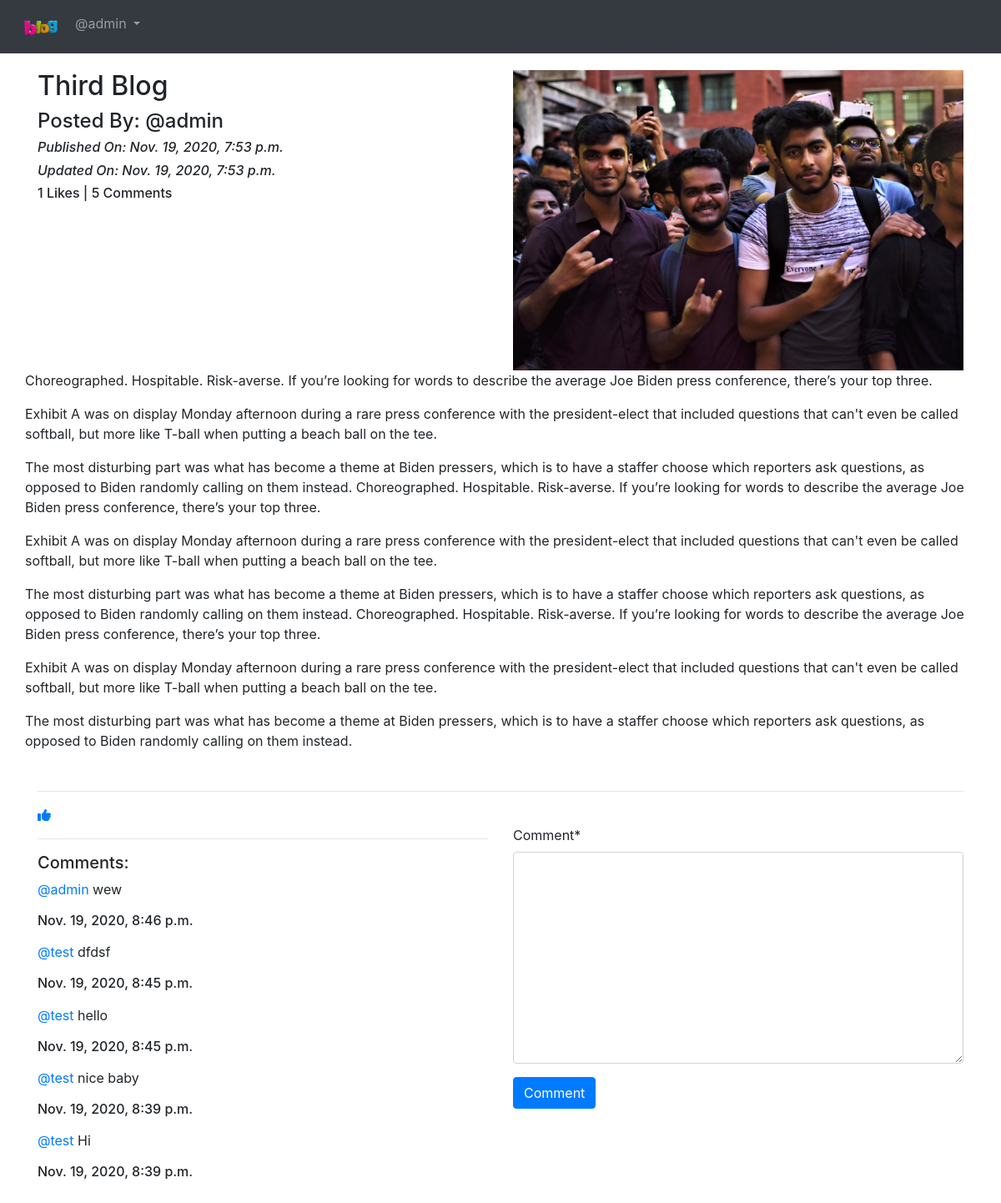
The app's page /blog/details/Third-Blog-645ad71a-c494-4ae8-a10b-9185b3ebd61b (signed in) with its own data.
### App_Blog/models.py (models this page shows, shortened)
class Blog(models.Model):
    author = models.ForeignKey(User, on_delete=models.CASCADE, related_name='post_author')
    blog_title = models.CharField(max_length = 264, verbose_name="Put a Title")
    slug = models.SlugField(max_length=264, unique=True)
    blog_content = models.TextField(verbose_name="What is on your mind?")
    blog_image = models.ImageField(upload_to='blog_images', verbose_name="Image" )
    publish_date = models.DateTimeField(auto_now_add=True)
    update_date = models.DateTimeField(auto_now=True)
    class Meta:
        ordering = ['-publish_date']

class Comment(models.Model):
    blog = models.ForeignKey(Blog, on_delete=models.CASCADE, related_name='blog_comment')
    user = models.ForeignKey(User, on_delete=models.CASCADE, related_name='user_comment')
    comment = models.TextField()
    comment_date = models.DateTimeField(auto_now_add=True)
    class Meta:
        ordering = ['-comment_date',]

### App_Blog/views.py (the view, shortened to what this page needs)
# urls.py: path('details/<slug:slug>', views.blog_details, name='blog_details'),
@login_required
def blog_details(request, slug):
    blog = Blog.objects.get(slug=slug)
    comment_form = CommentForm()
    already_liked = Likes.objects.filter(blog=blog, user=request.user)
    if already_liked:
        liked = True
    else:
        liked = False
    return render(request, 'App_Blog/blog_details.html', context={'blog':blog, 'comment_form':comment_form, 'liked':liked,})

### App_Blog/forms.py
class CommentForm(forms.ModelForm):
    class Meta:
        model = Comment
        fields = ('comment',)

### templates/App_Blog/blog_details.html (shortened to what this page needs)
{% extends 'base.html' %}
{% load crispy_forms_tags %}
{% block body_block %}
    <div class="row">
        <div class="col-sm-6">
            <h2>{{ blog.blog_title }}</h2>
            <h4>Posted By: @{{ blog.author }}</h4>
            <i><h6>Published On: {{blog.publish_date}}</h6></i>
            <i><h6>Updated On: {{blog.update_date}}</h6></i>
            <h6>{{ blog.liked_blog.count }} Likes | {{blog.blog_comment.count}} Comments</h6>
        </div>
        <div class="col-sm-6">
            <img src="/media/{{blog.blog_image}}" alt="" width="100%">
        </div>
        <p>{{blog.blog_content|linebreaks}}</p>
    </div>
        <hr>
        {% if not liked %}
            <a href="{% url 'App_Blog:liked_post' pk=blog.pk %}"><i class="fas fa-thumbs-up"></i></a>
        {% else %}
            <a href="{% url 'App_Blog:unliked_post' pk=blog.pk %}"><i class="fas fa-thumbs-down"></i></a>
        {% endif %}
    <div class="row">
        <div class="col-sm-6">
            <hr><h5>Comments: </h5>
            {% for comment in blog.blog_comment.all %}
                <p>
                    <a href="">@{{ comment.user }}</a>
                    {{comment.comment}} <br> <h6>{{comment.comment_date}}</h6>
                </p>
            {% endfor %}
        </div>
        <div class="col-sm-6">
            <form method="POST">
                {{ comment_form|crispy }}
                <button type="submit" name="submit" class="btn btn-primary btn -sm">Comment</button>
            </form>
        </div>
    </div>
    <br> <br> <br>
{% endblock %}

### templates/base.html (shortened to what this page needs)
<!DOCTYPE html>
<html lang="en">
<head>
    <link rel="stylesheet" href="https://cdn.jsdelivr.net/npm/bootstrap@4.5.3/dist/css/bootstrap.min.css">
</head>
<body>
    <nav class="navbar navbar-expand-sm bg-dark navbar-dark">
        <ul class="navbar-nav">
            <li class="nav-item active">
                <a class="nav-link" href="{% url 'index' %}"><img src="/media/logo.png/" width="50px" alt=""></a>
            </li>
            {% if user.is_authenticated %}
                <div class="nav-item dropdown">
                    <a class="nav-link dropdown-toggle" href="#" id="navbardrop" data-toggle="dropdown">
                        @{{user.username}}
                    </a>
                </div>
            {% endif %}
        </ul>
    </nav>
    <div class="container" style="padding-top: 20px;">
        {% block body_block %}
        {% endblock %}
    </div>
</body>
</html>

### records on screen
Blog: blog_title "Third Blog", author "admin", publish_date "Nov. 19, 2020, 7:53 p.m.", update_date "Nov. 19, 2020, 7:53 p.m.", liked_blog.count "1", blog_comment.count "5", blog_image (picture), blog_content "Choreographed. Hospitable. Risk-averse. If you’re looking for words to describe the average Joe Biden press conference, there’s your top three. Exhibit A was on display Monday afternoon during a rare press conference with the president-elect that included questions that can't even be called softball, but more like T-ball when putting a beach ball on the tee. The most disturbing part was what has become a theme at Biden pressers, which is to have a staffer choose which reporters ask questions, as opposed to Biden randomly calling on them instead. Choreographed. Hospitable. Risk-averse. If you’re looking for words to describe the average Joe Biden press conference, there’s your top three.…"
Comment: user "admin", comment "wew", comment_date "Nov. 19, 2020, 8:46 p.m."
Comment: user "test", comment "dfdsf", comment_date "Nov. 19, 2020, 8:45 p.m."
Comment: user "test", comment "hello", comment_date "Nov. 19, 2020, 8:45 p.m."
Comment: user "test", comment "nice baby", comment_date "Nov. 19, 2020, 8:39 p.m."
Comment: user "test", comment "Hi", comment_date "Nov. 19, 2020, 8:39 p.m."

### other values on screen
{{ user.username }} "admin"
